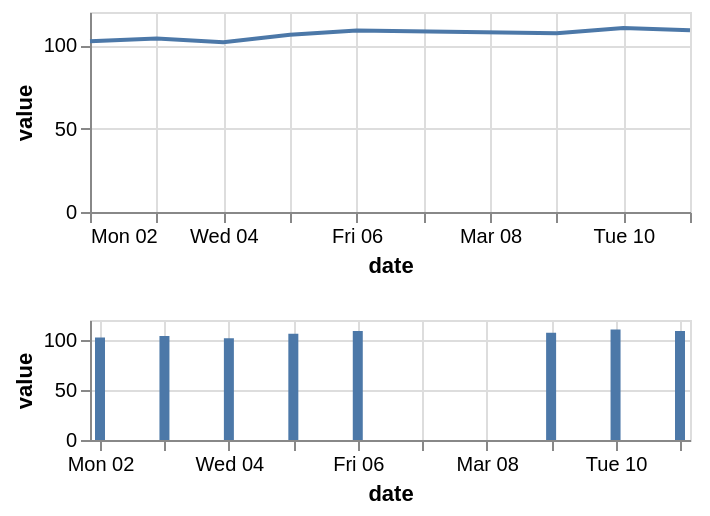

Vega-Lite specification stored for this chart:
### Vega-Lite specification from a JSON file in a GitHub repository (floating-point values rounded to 4 significant figures)
{"$schema": "https://vega.github.io/schema/vega-lite/v6.json", "data": {"values": [{"date": "2026-03-02", "value": 102.5}, {"date": "2026-03-03", "value": 104.1}, {"date": "2026-03-04", "value": 101.8}, {"date": "2026-03-05", "value": 106.3}, {"date": "2026-03-06", "value": 108.9}, {"date": "2026-03-09", "value": 107.2}, {"date": "2026-03-10", "value": 110.4}, {"date": "2026-03-11", "value": 109.0}]}, "description": "Two charts stacked vertically.", "usermeta": {"easel": {"standin_ratio": 0.0922, "threshold": 0.12}}, "vconcat": [{"encoding": {"x": {"field": "date", "type": "temporal"}, "y": {"field": "value", "type": "quantitative"}}, "height": 100, "mark": "line"}, {"encoding": {"x": {"field": "date", "type": "temporal"}, "y": {"field": "value", "type": "quantitative"}}, "height": 60, "mark": "bar"}]}
